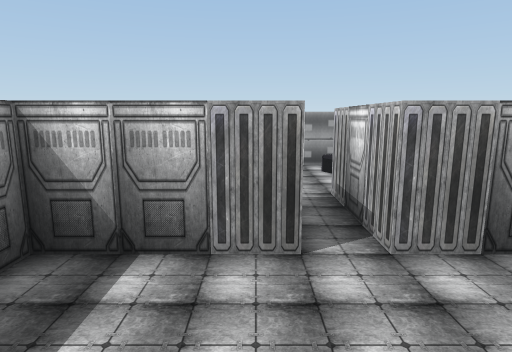
View 1 (above)

20 first-person views from a walk through a 3-D level made in the Unity game engine. The camera is 1.5 m above the floor, tilts 10° down and sees 75° across. The floor is counted in squares, 1 m on a side. Each view is taken from the middle of a square. On the plan, view 1 faces up. The plan holds only what a view shows up to about 15 squares ahead; the rest is blank. The place goes on beyond the plan. The player character is not drawn. Some animated figures are not drawn.

View 2
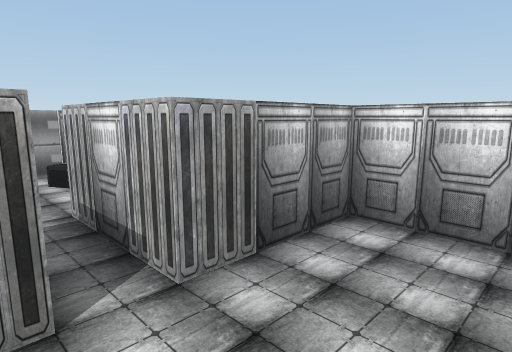

View 3
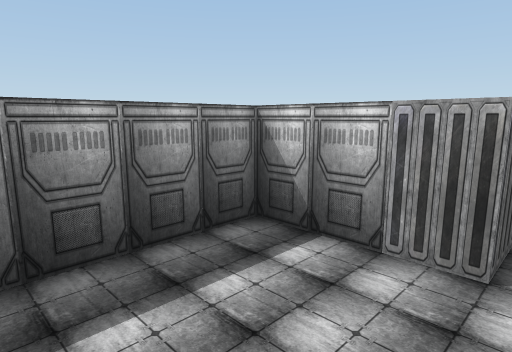

View 4
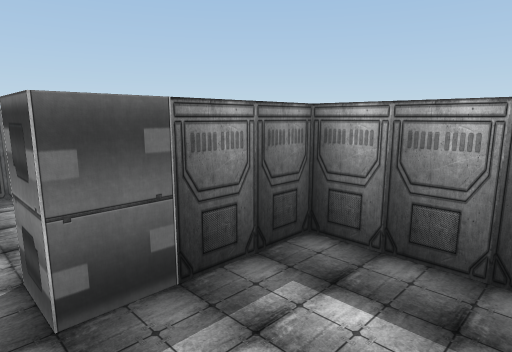

View 5
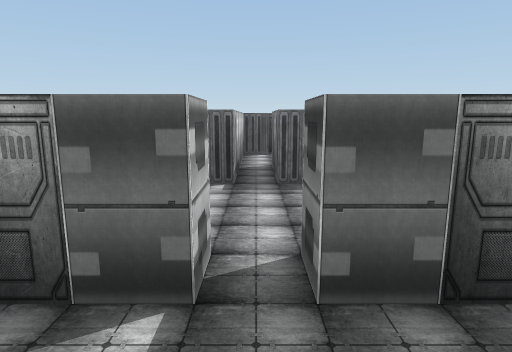

View 6
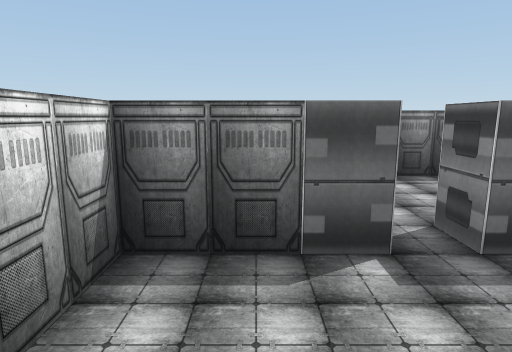

View 7
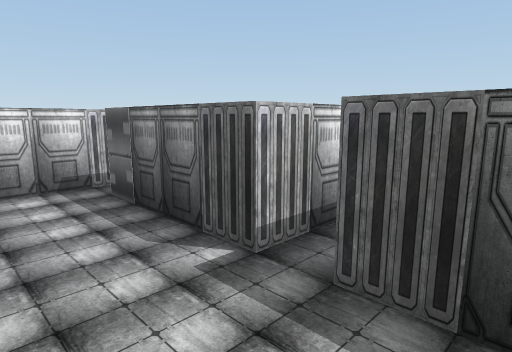

View 8
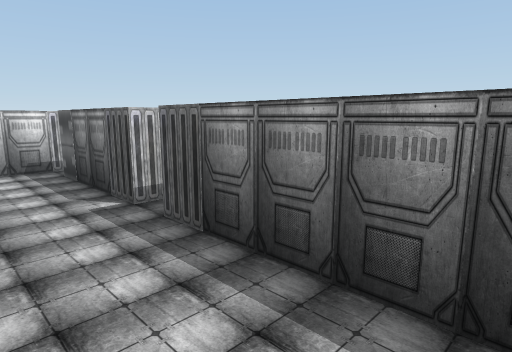

View 9
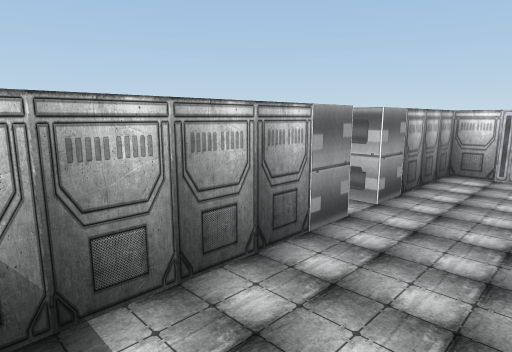

View 10
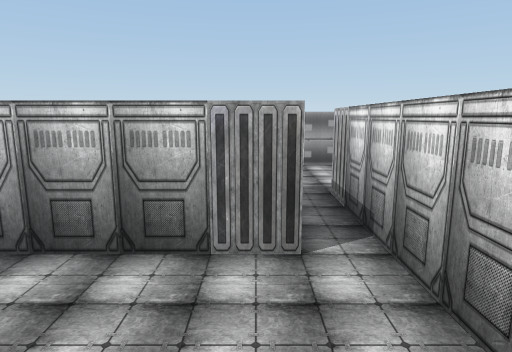

View 11
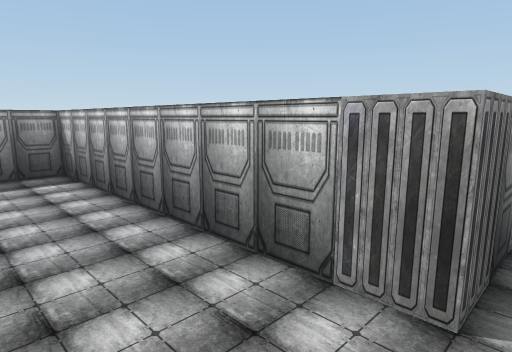

View 12
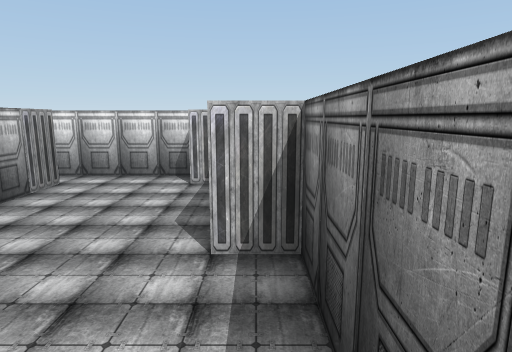

View 13
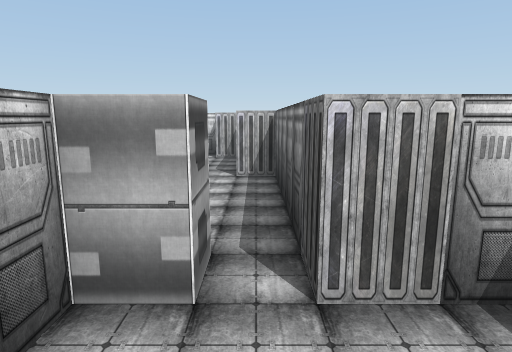

View 14
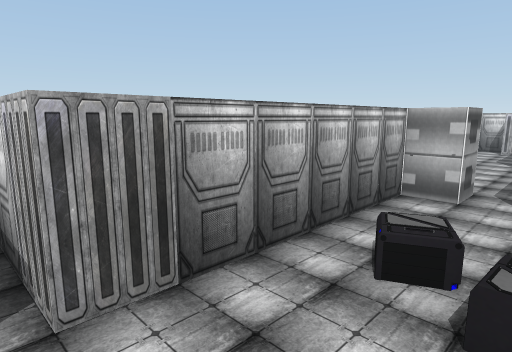

View 15
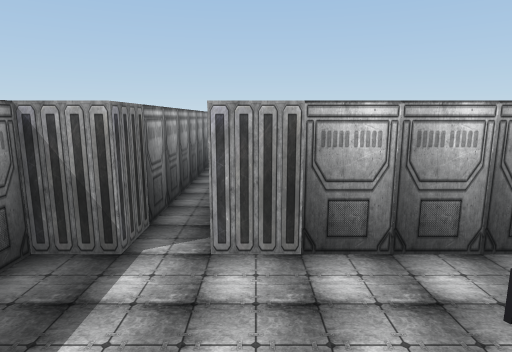

View 16
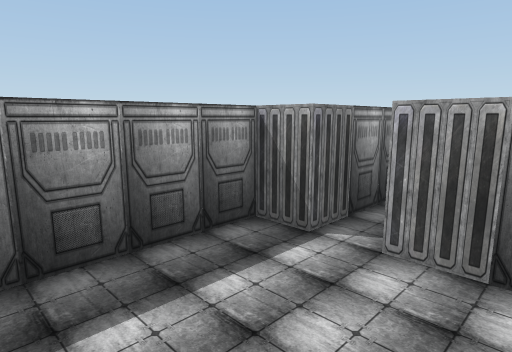

View 17
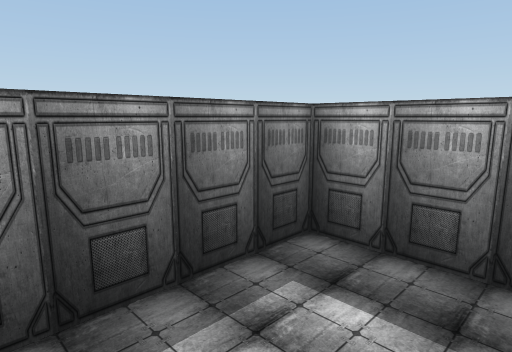

View 18
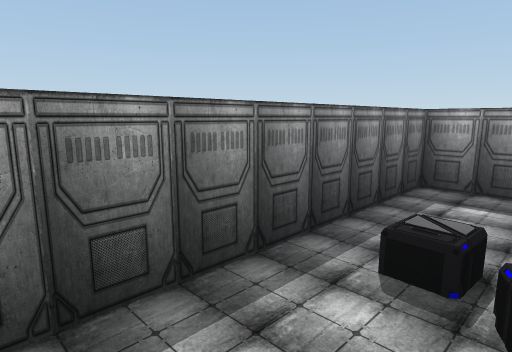

View 19
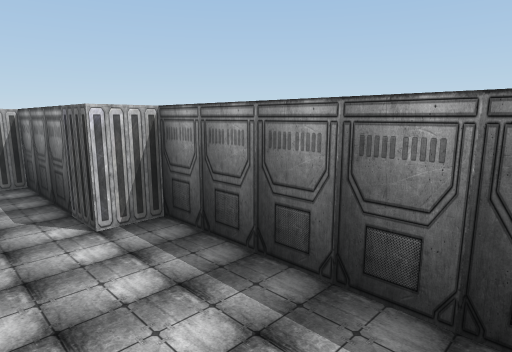

View 20
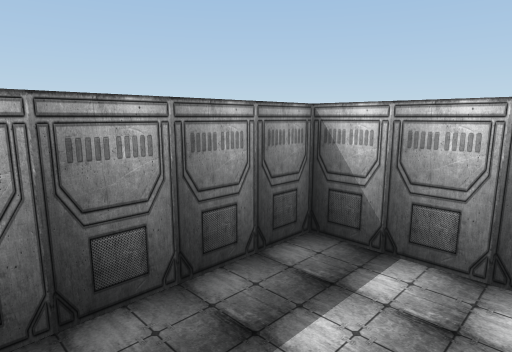

### Floor plan
Points are (right, up) in squares from view 1. A wall is a line through its corners. A room is listed if a view was taken in it or the views show most of it. See-through windows are left out.
Room 1 (views 1, 2, 3, 4, 5, 6, 7, 8, 9, 20)
walls: (-0.5, -1.5) (-4.5, -1.5) (-4.5, -4.8); (2.4, -0.5) (4.5, -0.5) (4.5, 3.5) (1.5, 3.5); (5.5, -2.9) (5.5, -1.5) (2.5, -1.5); (0.5, 3.5) (-2.5, 3.5) (-2.5, -0.5) (-0.5, -0.5); (-3.9, -5.5) (0.5, -5.5) (0.5, -8.5); (1.5, -8.5) (1.5, -5.5) (4.5, -5.5); (6.5, -6) (6.5, -3.9)
ways out: opening at (1, -8) to room 2; opening at (1, 4.5); opening at (5.5, -6)
objects: other object (0, -1); other object (2, -1)
Room 2 (views 10, 11, 12, 19)
walls: (0.5, -8.5) (-8.5, -8.5) (-8.5, -9.9); (-9.5, -13.5) (-3.5, -13.5) (-3.5, -12.5) (0.5, -12.5) (0.5, -11.5) (1.5, -11.5) (1.5, -8.5)
ways out: opening at (1, -8) to room 1; opening at (-9, -12.5) to room 3
objects: other object (-9, -12)
Room 3 (views 13, 14, 15, 16, 17, 18)
walls: (-16.5, -11.5) (-17.5, -11.5) (-17.5, -15.5) (-10.2, -15.5); (-9.4, -11.5) (-15.5, -11.5); (-9.5, -15.1) (-9.5, -13.5)
ways out: opening at (-9, -12.5) to room 2; opening at (-16, -11)

Where each view was taken, in squares from view 1:
view 1: 0 up, 0 right, facing up
view 2: 1 up, 0 right, facing up-right
view 3: 0 up, 1 right, facing up-left
view 4: 2 up, 1 right, facing down-left
view 5: 2 up, 1 right, facing down
view 6: 3 up, 3 right, facing down
view 7: 3 down, 1 left, facing down-right
view 8: 3 down, 4 left, facing down-right
view 9: 4 down, 4 left, facing up-right
view 10: 12 down, 0 right, facing up
view 11: 11 down, 1 right, facing up-left
view 12: 13 down, 7 left, facing right
view 13: 13 down, 12 left, facing right
view 14: 14 down, 16 left, facing up-right
view 15: 15 down, 15 left, facing up
view 16: 15 down, 14 left, facing up-left
view 17: 13 down, 14 left, facing down-left
view 18: 13 down, 10 left, facing down-left
view 19: 11 down, 8 left, facing down-right
view 20: 5 down, 2 left, facing up-left
